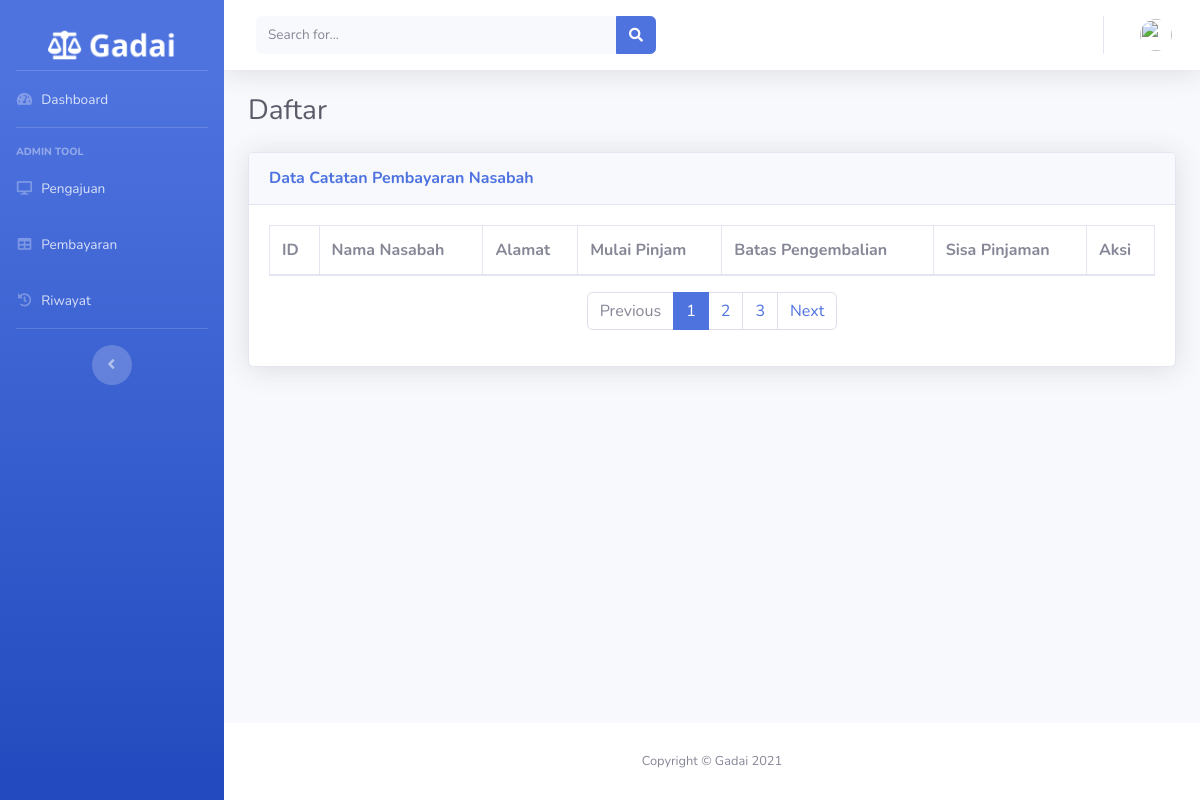
The app's page /index.php/pembayaran, older data.
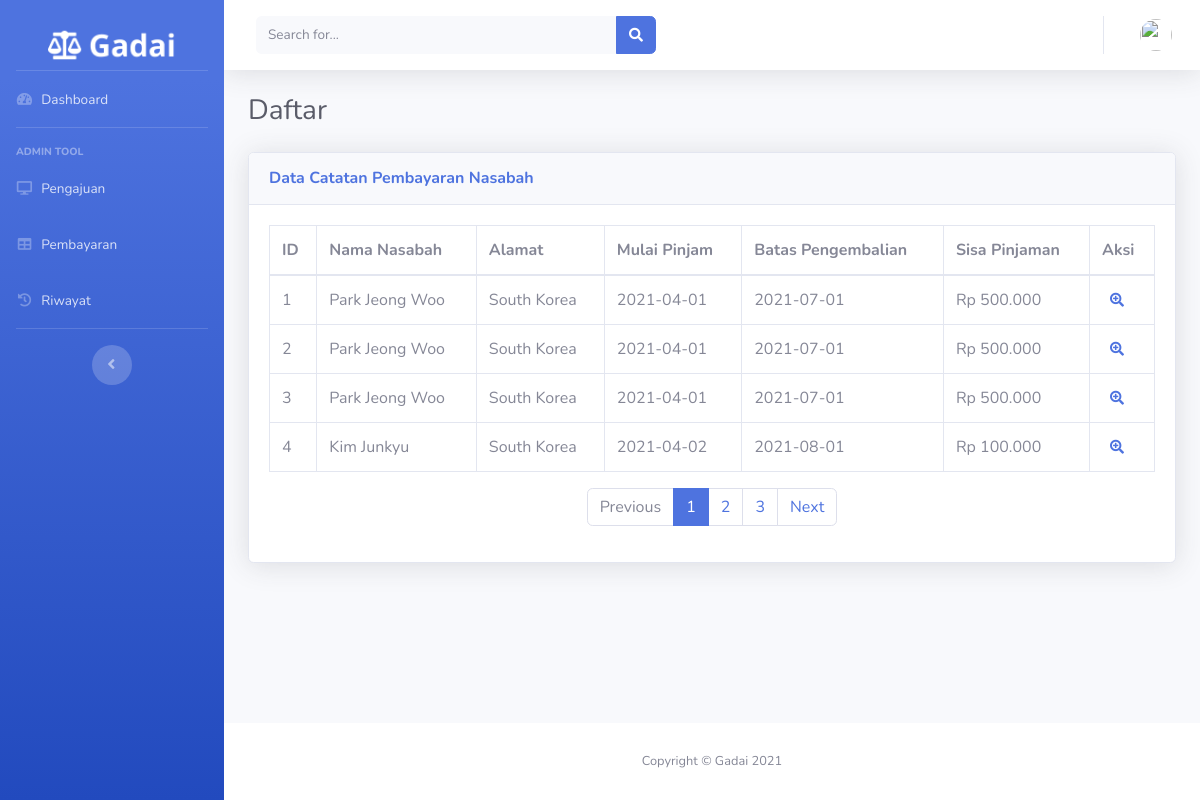
The same page, newer data.
### tables this page shows
CREATE TABLE `catatan_pembayaran` (
  `id` int(11) NOT NULL,
  `id_pengajuan` int(11) NOT NULL,
  `tanggal_bayar` date NOT NULL,
  `nominal_bayar` int(11) NOT NULL,
  `bukti_bayar` varchar(128) NOT NULL,
  `status_gadai` int(2) NOT NULL
);

CREATE TABLE `pengajuan_gadai` (
  `id` int(11) NOT NULL,
  `nama_nasabah` varchar(128) NOT NULL,
  `alamat` varchar(128) NOT NULL,
  `tanggal_pinjam` date NOT NULL,
  `batas_pengembalian` date NOT NULL,
  `jumlah_peminjaman` int(11) NOT NULL,
  `nama_jaminan` varchar(128) NOT NULL,
  `bukti_jaminan` varchar(128) NOT NULL
);

### application/controllers/Pembayaran.php (called while the page is built, shortened)
<?php
class Pembayaran extends CI_Controller
{
    public function __construct()
    {
        $this->load->model(array('Pembayaran_model'));
    }
    public function index()
    {
        $data['pembayaran'] = $this->Pembayaran_model->getDataNasabah();
        $data['title'] = 'Gadai-Pembayaran';
        $data['user'] = $this->db->get_where('user_admin', ['email' => $this->session->userdata('email')])->row_array();
        $this->load->view('templates/header', $data);
        $this->load->view('templates/sidebar', $data);
        $this->load->view('templates/topbar', $data);
        $this->load->view('admin/catatanpembayaran', $data);
        $this->load->view('templates/footer');
    }
}

### index.php (called while the page is built, shortened)
<?php
require_once BASEPATH.'core/CodeIgniter.php';

### application/models/Pembayaran_model.php (called while the page is built, shortened)
<?php
class Pembayaran_model extends CI_Model
{
    public function getDataNasabah()
    {
        $this->db->select("*");
        $this->db->from('catatan_pembayaran');
        $this->db->join('pengajuan_gadai', 'pengajuan_gadai.id = catatan_pembayaran.id_pengajuan');
        return $this->db->get()->result();
    }
}

### application/views/admin/catatanpembayaran.php (the view)
<div class="container-fluid">
    <div class="d-sm-flex align-items-center justify-content-between mb-4">
        <h1 class="h3 mb-0 text-gray-800">Daftar</h1>
    </div>
    <div class="card shadow mb-4">
        <div class="card-header py-3">
            <h6 class="m-0 font-weight-bold text-primary">Data Catatan Pembayaran Nasabah</h6>
        </div>
        <div class="card-body">
            <div class="table-responsive">
                <table class="table table-bordered" id="dataTable" width="100%" cellspacing="0">
                    <thead>
                        <tr>
                            <th>ID</th>
                            <th>Nama Nasabah</th>
                            <th>Alamat</th>
                            <th>Mulai Pinjam</th>
                            <th>Batas Pengembalian</th>
                            <th>Sisa Pinjaman</th>
                            <th>Aksi</th>
                        </tr>
                    </thead>
                    <tbody>
                        <?php $no = 1;
                        foreach ($pembayaran as $bayar) { ?>
                            <tr>
                                <td><?php echo $no++; ?></td>
                                <td><?php echo $bayar->nama_nasabah ?></td>
                                <td><?php echo $bayar->alamat ?></td>
                                <td><?php echo $bayar->tanggal_pinjam ?></td>
                                <td><?php echo $bayar->batas_pengembalian ?></td>
                                <td><?php echo "Rp " . number_format($bayar->jumlah_peminjaman, 0, ",", ".")  ?></td>
                                <td>
                                    <a href="<?php echo base_url('Pembayaran/detailPembayaran') ?>" class="fa fa-search-plus fa-sm text-white-100 mx-2"></a>
                                </td>
                            </tr>
                        <?php } ?>
                    </tbody>
                </table>
                <nav aria-label="Page navigation example">
                    <ul class="pagination justify-content-center">
                        <li class="page-item disabled">
                            <a class="page-link" href="#" tabindex="-1">Previous</a>
                        </li>
                        <li class="page-item active"><a class="page-link" href="#">1</a></li>
                        <li class="page-item"><a class="page-link" href="#">2</a></li>
                        <li class="page-item"><a class="page-link" href="#">3</a></li>
                        <li class="page-item">
                            <a class="page-link" href="#">Next</a>
                        </li>
                    </ul>
                </nav>
            </div>
        </div>
    </div>
</div>
</div>

### application/views/templates/header.php (shortened to what this page needs)
<!DOCTYPE html>
<html lang="en">
<head>
    <link href="<?php echo base_url('assets/'); ?>vendor/fontawesome-free/css/all.min.css" rel="stylesheet" type="text/css">
    <link href="<?php echo base_url('assets/'); ?>css/sb-admin-2.min.css" rel="stylesheet">
</head>
<body id="page-top">
    <div id="wrapper">

### application/views/templates/sidebar.php
<ul class="navbar-nav bg-gradient-primary sidebar sidebar-dark accordion" id="accordionSidebar">
    <a class="sidebar-brand d-flex align-items-center justify-content-center" href="<?php echo base_url('Dashboard/index') ?>">
        <div class="sidebar-brand">
            <img class="img-responsive mx-2" style="width: 80%" src="<?php echo base_url('assets/'); ?>img/Logo_White.png">
        </div>
    </a>
    <hr class="sidebar-divider my-0">
    <li class="nav-item">
        <a class="nav-link" href="<?php echo base_url('Dashboard') ?>">
            <i class="fas fa-fw fa-tachometer-alt"></i>
            <span>Dashboard</span></a>
    </li>
    <hr class="sidebar-divider">
    <div class="sidebar-heading">
        Admin Tool
    </div>
    <li class="nav-item">
        <a class="nav-link" href="<?php echo base_url('PengajuanGadai'); ?>">
            <i class="fas fa-fw fa fa-desktop"></i>
            <span>Pengajuan</span></a>
    </li>
    <li class="nav-item">
        <a class="nav-link" href="<?php echo base_url('Pembayaran'); ?>">
            <i class="fas fa-fw fa fa-table"></i>
            <span>Pembayaran</span> </a>
    </li>
    <li class="nav-item">
        <a class="nav-link" href="<?php echo base_url('Dashboard/riwayatpembayaran');  ?>">
            <i class="fas fa-fw fa fa-history"></i>
            <span>Riwayat</span> </a>
    </li>
    <hr class="sidebar-divider d-none d-md-block">
    <div class="text-center d-none d-md-inline">
        <button class="rounded-circle border-0" id="sidebarToggle"></button>
    </div>
</ul>

### application/views/templates/topbar.php (shortened to what this page needs)
<div id="content-wrapper" class="d-flex flex-column">
    <div id="content">
        <nav class="navbar navbar-expand navbar-light bg-white topbar mb-4 static-top shadow">
            <form class="d-none d-sm-inline-block form-inline mr-auto ml-md-3 my-2 my-md-0 mw-100 navbar-search">
                <div class="input-group">
                    <input type="text" class="form-control bg-light border-0 small" placeholder="Search for..." aria-label="Search" aria-describedby="basic-addon2">
                    <div class="input-group-append">
                        <button class="btn btn-primary" type="button">
                            <i class="fas fa-search fa-sm"></i>
                        </button>
                    </div>
                </div>
            </form>
            <ul class="navbar-nav ml-auto">
                <li class="nav-item dropdown no-arrow">
                    <a class="nav-link dropdown-toggle" href="#" id="userDropdown" role="button" data-toggle="dropdown" aria-haspopup="true" aria-expanded="false">
                        <img class="img-profile rounded-circle" src="<?php echo base_url('assets/img/profile/') . $user['image']; ?>">
                    </a>
                </li>
            </ul>
        </nav>

### application/views/templates/footer.php (shortened to what this page needs)
<footer class="sticky-footer bg-white">
    <div class="container my-auto">
        <div class="copyright text-center my-auto">
            <span>Copyright &copy; Gadai 2021</span>
        </div>
    </div>
</footer>
</div>
</div>
</body>
</html>

Row changes from the older to the newer data that the page shows:
added catatan_pembayaran: id_pengajuan.nama_nasabah "Park Jeong Woo", id_pengajuan.alamat "South Korea", id_pengajuan.tanggal_pinjam "2021-04-01", id_pengajuan.batas_pengembalian "2021-07-01", id_pengajuan.jumlah_peminjaman "500.000"
added catatan_pembayaran: id_pengajuan.nama_nasabah "Park Jeong Woo", id_pengajuan.alamat "South Korea", id_pengajuan.tanggal_pinjam "2021-04-01", id_pengajuan.batas_pengembalian "2021-07-01", id_pengajuan.jumlah_peminjaman "500.000"
added catatan_pembayaran: id_pengajuan.nama_nasabah "Park Jeong Woo", id_pengajuan.alamat "South Korea", id_pengajuan.tanggal_pinjam "2021-04-01", id_pengajuan.batas_pengembalian "2021-07-01", id_pengajuan.jumlah_peminjaman "500.000"
added catatan_pembayaran: id_pengajuan.nama_nasabah "Kim Junkyu", id_pengajuan.alamat "South Korea", id_pengajuan.tanggal_pinjam "2021-04-02", id_pengajuan.batas_pengembalian "2021-08-01", id_pengajuan.jumlah_peminjaman "100.000"
